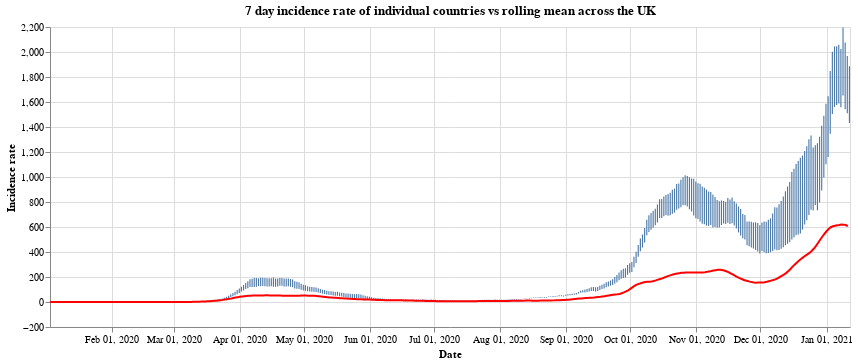

The notebook cell saved with this chart:
### Code cell
#collapse
countries = uk_cases['areaName'].unique()
countries.sort()

selection = alt.selection_single(
    name='Select',
    fields=['areaName'],
    init={'areaName': 'Wales'},
    bind={'areaName': alt.binding_select(options=countries)}
)

# scatter plot, modify opacity based on selection
bars = alt.Chart(uk_cases).mark_bar().add_selection(
    selection
).encode(
    x=alt.X("yearmonthdate(date):T", axis=alt.Axis(title='Date')),
    y=alt.Y("weeklyCasesRate:Q", axis=alt.Axis(title='Incidence rate')),
    tooltip='weeklyCasesRate:Q',
    opacity=alt.condition(selection, alt.value(1), alt.value(0))
).properties(title=f'7 day incidence rate of individual countries vs rolling mean across the UK', width=800)

line = alt.Chart(overview_cases).mark_line(
    color='red',
    size=2,
).transform_window(
    rolling_mean='mean(weeklyCasesRate)',
    frame=[0, 7]
).encode(
    x='yearmonthdate(date):T',
    y='rolling_mean:Q'
)

alt.layer(bars, line)

### Figure 1 — Vega-Lite specification as saved in the notebook (floating-point values rounded to 4 significant figures; data arrays with more than 128 entries replaced by an {"elided": "..."} marker saying what was removed)
{"config": {"view": {"continuousWidth": 400, "continuousHeight": 300}}, "layer": [{"data": {"name": "data-ae04bf5b597423d7adc3addfb70ddeae"}, "mark": "bar", "encoding": {"opacity": {"condition": {"value": 1, "selection": "Select"}, "value": 0}, "tooltip": {"type": "quantitative", "field": "weeklyCasesRate"}, "x": {"type": "temporal", "axis": {"title": "Date"}, "field": "date", "timeUnit": "yearmonthdate"}, "y": {"type": "quantitative", "axis": {"title": "Incidence rate"}, "field": "weeklyCasesRate"}}, "selection": {"Select": {"type": "single", "fields": ["areaName"], "init": {"areaName": "Wales"}, "bind": {"areaName": {"input": "select", "options": ["England", "Northern Ireland", "Scotland", "Wales"]}}}}, "title": "7 day incidence rate of individual countries vs rolling mean across the UK", "width": 800}, {"data": {"name": "data-8cde436388a7e63c9fc57f3ee02849f3"}, "mark": {"type": "line", "color": "red", "size": 2}, "encoding": {"x": {"type": "temporal", "field": "date", "timeUnit": "yearmonthdate"}, "y": {"type": "quantitative", "field": "rolling_mean"}}, "transform": [{"window": [{"op": "mean", "field": "weeklyCasesRate", "as": "rolling_mean"}], "frame": [0, 7]}]}], "$schema": "https://vega.github.io/schema/vega-lite/v4.8.1.json", "datasets": {"data-ae04bf5b597423d7adc3addfb70ddeae": {"elided": "1500 records"}, "data-8cde436388a7e63c9fc57f3ee02849f3": {"elided": "375 records"}}}
